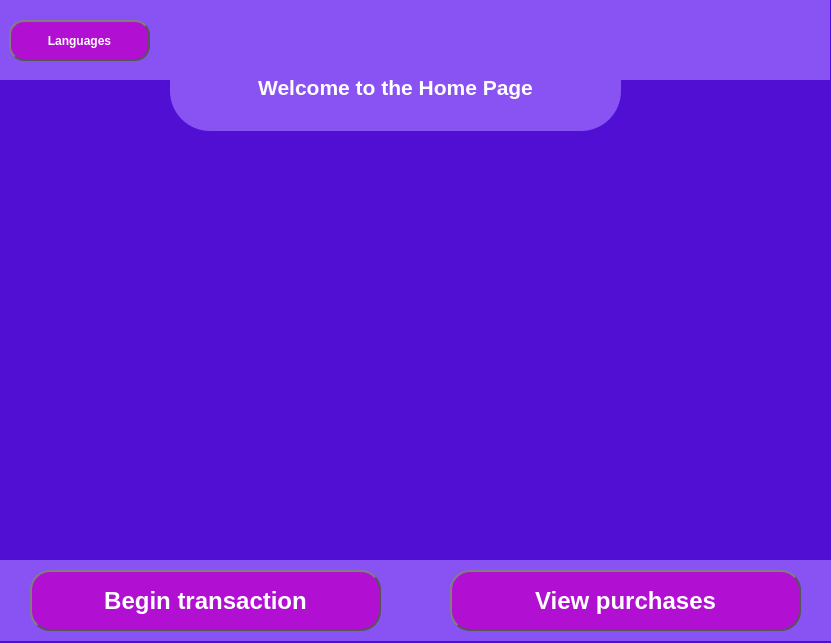
<?xml version="1.0" encoding="UTF-8"?>
<ui version="4.0">
 <class>StartingWindow</class>
 <widget class="QMainWindow" name="StartingWindow">
  <property name="geometry">
   <rect>
    <x>0</x>
    <y>0</y>
    <width>831</width>
    <height>643</height>
   </rect>
  </property>
  <property name="sizePolicy">
   <sizepolicy hsizetype="Fixed" vsizetype="Fixed">
    <horstretch>0</horstretch>
    <verstretch>0</verstretch>
   </sizepolicy>
  </property>
  <property name="windowTitle">
   <string>MainWindow</string>
  </property>
  <property name="styleSheet">
   <string notr="true">background-color:rgb(80, 15, 210);
color:rgb(255, 255, 255)</string>
  </property>
  <widget class="QWidget" name="centralwidget">
   <widget class="QWidget" name="widget_3" native="true">
    <property name="geometry">
     <rect>
      <x>-1</x>
      <y>0</y>
      <width>841</width>
      <height>80</height>
     </rect>
    </property>
    <widget class="QWidget" name="widget" native="true">
     <property name="geometry">
      <rect>
       <x>0</x>
       <y>0</y>
       <width>831</width>
       <height>80</height>
      </rect>
     </property>
     <property name="sizePolicy">
      <sizepolicy hsizetype="Fixed" vsizetype="Preferred">
       <horstretch>0</horstretch>
       <verstretch>0</verstretch>
      </sizepolicy>
     </property>
     <property name="styleSheet">
      <string notr="true">background-color:rgb(137, 83, 243)</string>
     </property>
     <widget class="QPushButton" name="pushButton_3">
      <property name="geometry">
       <rect>
        <x>10</x>
        <y>20</y>
        <width>141</width>
        <height>41</height>
       </rect>
      </property>
      <property name="font">
       <font>
        <pointsize>9</pointsize>
        <weight>75</weight>
        <bold>true</bold>
       </font>
      </property>
      <property name="styleSheet">
       <string notr="true">background-color:rgb(177, 15, 210);
color:rgb(255, 255, 255);
border: 2px solid #555;
border-radius: 15px;
border-style: outset;
padding: 5px;</string>
      </property>
      <property name="text">
       <string>Languages</string>
      </property>
     </widget>
     <widget class="QLabel" name="label">
      <property name="geometry">
       <rect>
        <x>660</x>
        <y>-20</y>
        <width>181</width>
        <height>111</height>
       </rect>
      </property>
      <property name="styleSheet">
       <string notr="true"/>
      </property>
      <property name="text">
       <string/>
      </property>
      <property name="pixmap">
       <pixmap>logo2.png</pixmap>
      </property>
      <property name="scaledContents">
       <bool>true</bool>
      </property>
     </widget>
     <zorder>label</zorder>
     <zorder>pushButton_3</zorder>
    </widget>
   </widget>
   <widget class="QWidget" name="widget_4" native="true">
    <property name="geometry">
     <rect>
      <x>0</x>
      <y>560</y>
      <width>841</width>
      <height>81</height>
     </rect>
    </property>
    <property name="styleSheet">
     <string notr="true">background-color:rgb(137, 83, 243)</string>
    </property>
    <widget class="QWidget" name="widget_2" native="true">
     <property name="geometry">
      <rect>
       <x>20</x>
       <y>350</y>
       <width>811</width>
       <height>80</height>
      </rect>
     </property>
     <property name="styleSheet">
      <string notr="true">opacity:0</string>
     </property>
    </widget>
    <widget class="QPushButton" name="pushButton_2">
     <property name="geometry">
      <rect>
       <x>450</x>
       <y>10</y>
       <width>351</width>
       <height>61</height>
      </rect>
     </property>
     <property name="font">
      <font>
       <pointsize>18</pointsize>
       <weight>75</weight>
       <bold>true</bold>
      </font>
     </property>
     <property name="styleSheet">
      <string notr="true">background-color:rgb(177, 15, 210);
color:rgb(255, 255, 255);
border: 2px solid #555;
border-radius: 20px;
border-style: outset;
padding: 5px;</string>
     </property>
     <property name="text">
      <string>View purchases</string>
     </property>
    </widget>
    <widget class="QPushButton" name="pushButton">
     <property name="geometry">
      <rect>
       <x>30</x>
       <y>10</y>
       <width>351</width>
       <height>61</height>
      </rect>
     </property>
     <property name="font">
      <font>
       <pointsize>18</pointsize>
       <weight>75</weight>
       <bold>true</bold>
      </font>
     </property>
     <property name="styleSheet">
      <string notr="true">background-color:rgb(177, 15, 210);
color:rgb(255, 255, 255);
border: 2px solid #555;
border-radius: 20px;
border-style: outset;
padding: 5px;</string>
     </property>
     <property name="text">
      <string>Begin transaction</string>
     </property>
    </widget>
   </widget>
   <widget class="QWidget" name="widget_5" native="true">
    <property name="geometry">
     <rect>
      <x>-40</x>
      <y>80</y>
      <width>921</width>
      <height>471</height>
     </rect>
    </property>
    <property name="sizePolicy">
     <sizepolicy hsizetype="Fixed" vsizetype="Fixed">
      <horstretch>0</horstretch>
      <verstretch>0</verstretch>
     </sizepolicy>
    </property>
    <widget class="QLabel" name="label_3">
     <property name="geometry">
      <rect>
       <x>360</x>
       <y>120</y>
       <width>501</width>
       <height>281</height>
      </rect>
     </property>
     <property name="text">
      <string/>
     </property>
     <property name="pixmap">
      <pixmap>background_2.png</pixmap>
     </property>
     <property name="scaledContents">
      <bool>true</bool>
     </property>
    </widget>
    <widget class="QTextBrowser" name="textBrowser">
     <property name="geometry">
      <rect>
       <x>210</x>
       <y>-40</y>
       <width>451</width>
       <height>91</height>
      </rect>
     </property>
     <property name="styleSheet">
      <string notr="true">border-style: hidden;
background-color:rgb(137, 83, 243);
border-radius: 40px;
border-style: outset;
padding: 5px;</string>
     </property>
     <property name="html">
      <string>&lt;!DOCTYPE HTML PUBLIC &quot;-//W3C//DTD HTML 4.0//EN&quot; &quot;http://www.w3.org/TR/REC-html40/strict.dtd&quot;&gt;
&lt;html&gt;&lt;head&gt;&lt;meta name=&quot;qrichtext&quot; content=&quot;1&quot; /&gt;&lt;style type=&quot;text/css&quot;&gt;
p, li { white-space: pre-wrap; }
&lt;/style&gt;&lt;/head&gt;&lt;body style=&quot; font-family:'MS Shell Dlg 2'; font-size:7.8pt; font-weight:400; font-style:normal;&quot;&gt;
&lt;p align=&quot;center&quot; style=&quot;-qt-paragraph-type:empty; margin-top:0px; margin-bottom:0px; margin-left:0px; margin-right:0px; -qt-block-indent:0; text-indent:0px;&quot;&gt;&lt;br /&gt;&lt;/p&gt;
&lt;p align=&quot;center&quot; style=&quot;-qt-paragraph-type:empty; margin-top:0px; margin-bottom:0px; margin-left:0px; margin-right:0px; -qt-block-indent:0; text-indent:0px;&quot;&gt;&lt;br /&gt;&lt;/p&gt;
&lt;p align=&quot;center&quot; style=&quot; margin-top:0px; margin-bottom:0px; margin-left:0px; margin-right:0px; -qt-block-indent:0; text-indent:0px;&quot;&gt;&lt;span style=&quot; font-size:16pt; font-weight:600;&quot;&gt;Welcome to the Home Page&lt;/span&gt;&lt;/p&gt;&lt;/body&gt;&lt;/html&gt;</string>
     </property>
    </widget>
   </widget>
  </widget>
  <action name="actionHelp">
   <property name="text">
    <string>Help</string>
   </property>
  </action>
  <action name="actionEnglish">
   <property name="text">
    <string>English</string>
   </property>
  </action>
  <action name="actionFrench">
   <property name="text">
    <string>French</string>
   </property>
  </action>
  <action name="actionGerman">
   <property name="text">
    <string>German</string>
   </property>
  </action>
 </widget>
 <resources/>
 <connections/>
</ui>
